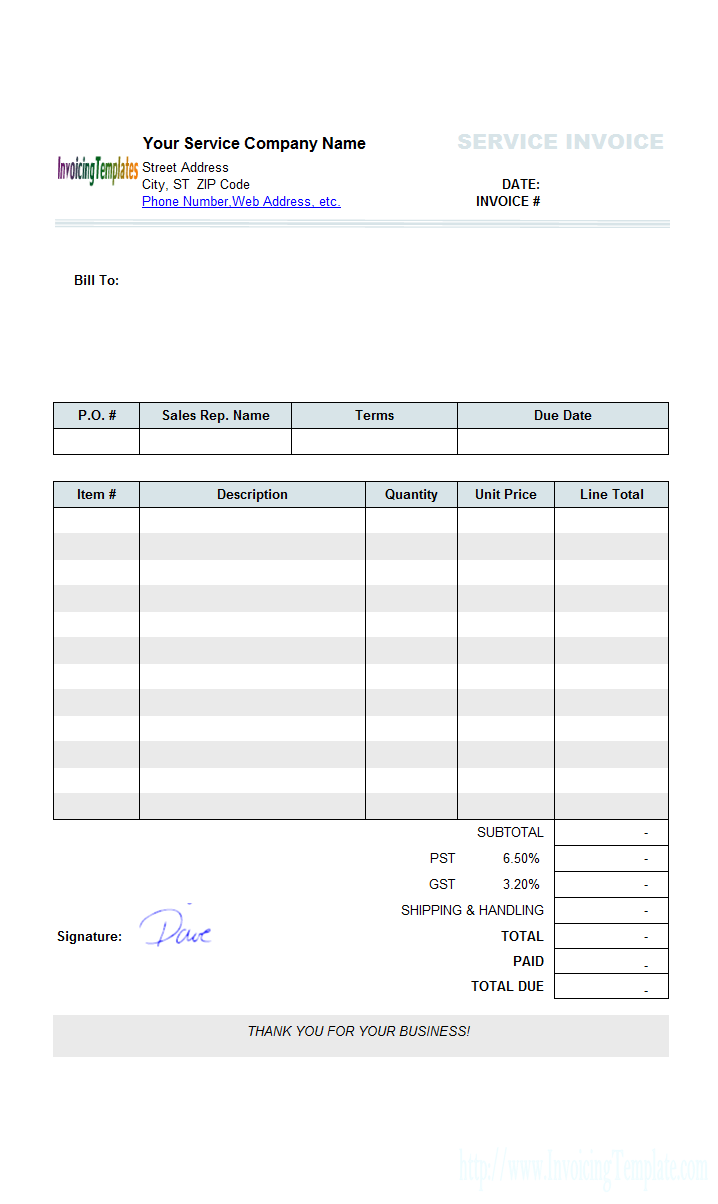
#> input picture Projects/Image_Processing/Tasks/data/1.jpg, 718 x 1204 px
$ jupyter execute 1_Highlight_Table_Grid_in_image.ipynb
#> lines starting #> are read from the running program, lines starting #| are printed output that depends on the picture; after the words box and inside, x2 and y2 are one past the last pixel; in counts of white or black regions, pixels touching at a corner belong together
# Highlight Table Grid in an image

[cell 1]
# import opencv and numpy libraries
import cv2
import numpy as np

[cell 2]
# Create a function to highlight table grid in an image

def Highlight_Table(path): # path parameter is nothing but the image location in the computer
#> called with path = './data/1.jpg'
    cv2.namedWindow("Modified", cv2.WINDOW_NORMAL)
    img = cv2.imread(path)
#> img is the input picture: shape (1204, 718, 3); mean B, G, R 247, 246.6, 246.1
    gray = cv2.cvtColor(img, cv2.COLOR_BGR2GRAY)

    edges = cv2.Canny(gray, 10,200)
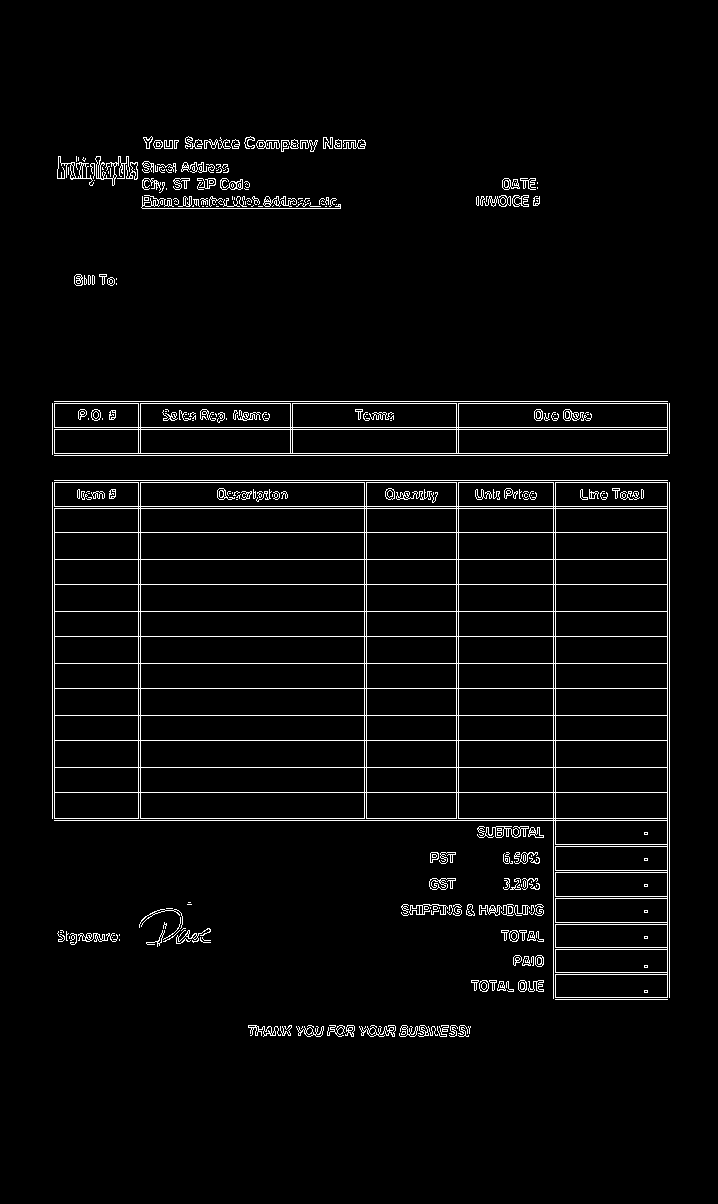
#> edges: shape (1204, 718); 3.5% white in thin lines or dots, all inside (x1, y1, x2, y2) = (52, 136, 670, 1037)

    lines = cv2.HoughLinesP(edges,1, np.pi/180,150, maxLineGap=60)
#> lines = 36 rows, first 6: [52, 792, 669, 792], [52, 508, 669, 508], [54, 820, 669, 820], [54, 455, 667, 455], [52, 506, 669, 506], [52, 740, 669, 740]

    for line in lines:
        x1,y1,x2,y2 = line[0]
        cv2.line(img, (x1,y1), (x2,y2), (60,20,220),2)
#> this loop made 36 passes
#> (x1, y1, x2, y2) on passes 1 to 12: (52, 792, 669, 792), (52, 508, 669, 508), (54, 820, 669, 820), (54, 455, 667, 455), (52, 506, 669, 506), (52, 740, 669, 740), (52, 403, 669, 403), (52, 818, 669, 818), (52, 532, 669, 532), (54, 401, 667, 401), (52, 559, 669, 559), (52, 453, 669, 453)
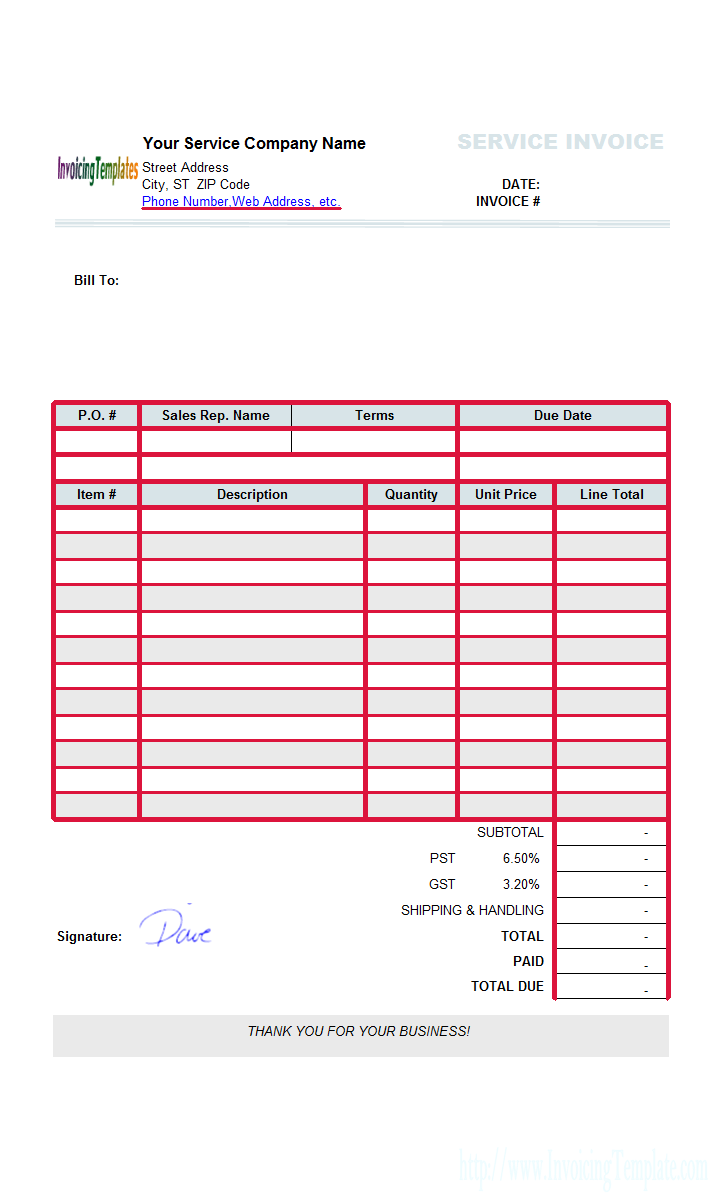
#> img: shape (1204, 718, 3); 5.96% of pixels changed, all inside (x1, y1, x2, y2) = (51, 207, 671, 1001)
    cv2.imwrite("Modified.jpg", img)
    cv2.imshow("Modified",img)
    cv2.waitKey(0)

$ run again, with Projects/Image_Processing/Tasks/data/2.JPG copied over Projects/Image_Processing/Tasks/data/1.jpg
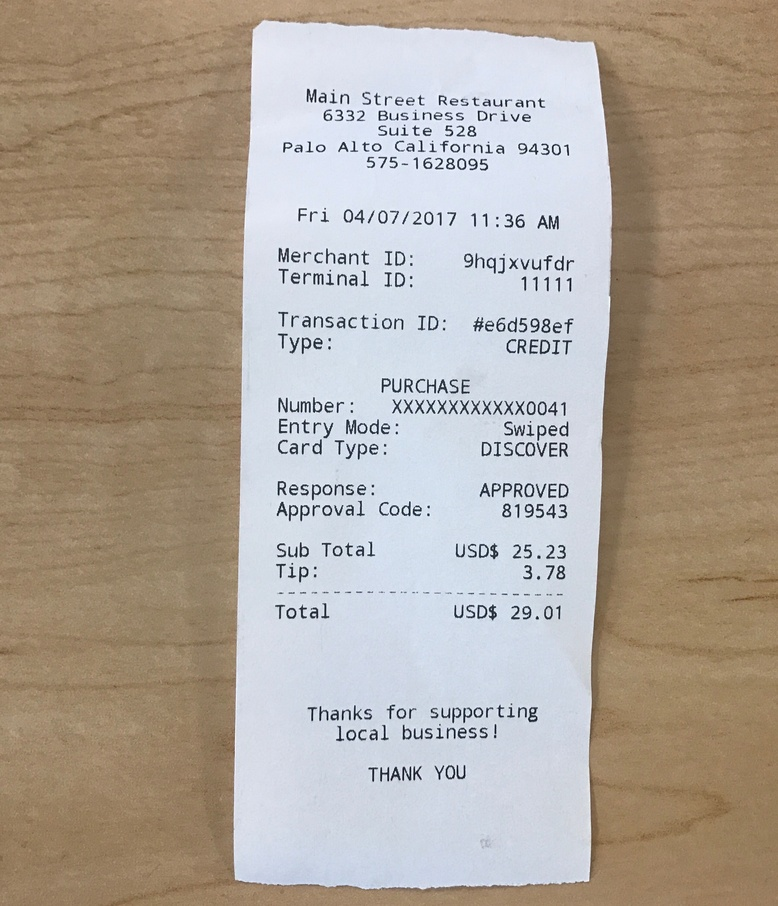
#> input picture Projects/Image_Processing/Tasks/data/2.JPG, 778 x 906 px, shrunk from 2577 x 3001 before the run
#> in Highlight_Table, img is the input picture: shape (906, 778, 3); mean B, G, R 154.3, 165.1, 175.3
#> in Highlight_Table, `edges = cv2.Canny(gray, 10,200)`:
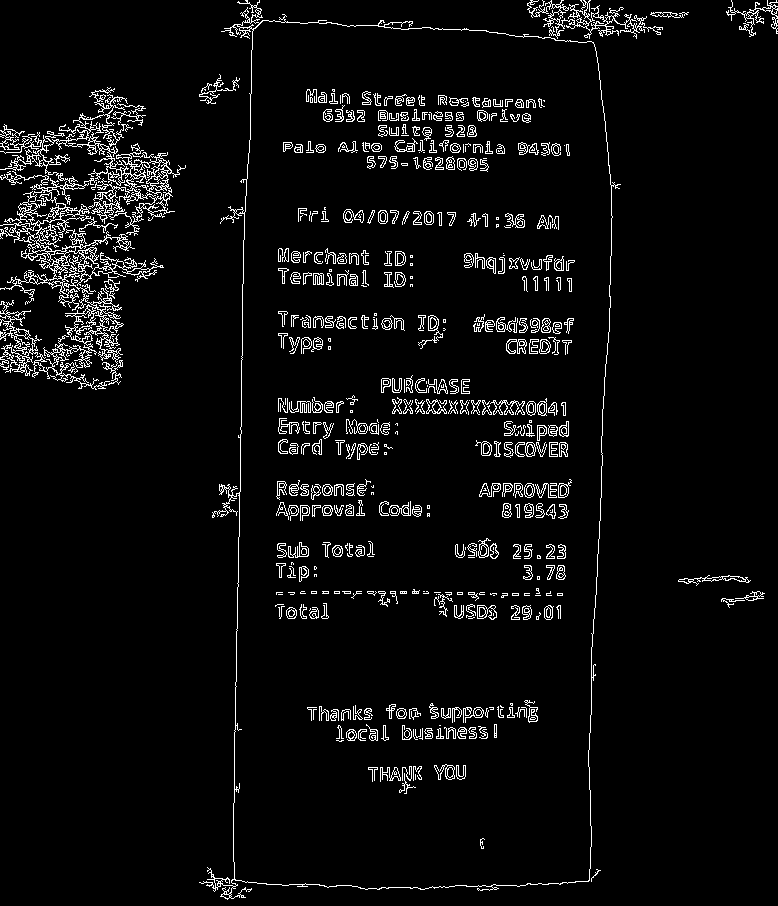
#> edges: shape (906, 778); 4.9% white in thin lines or dots
#> lines = [[232, 898, 245, 179], [591, 677, 602, 453], [249, 148, 608, 155]]
#> the loop in Highlight_Table, `for line in lines:` made 3 passes
#> after the loop in Highlight_Table, `for line in lines:`:
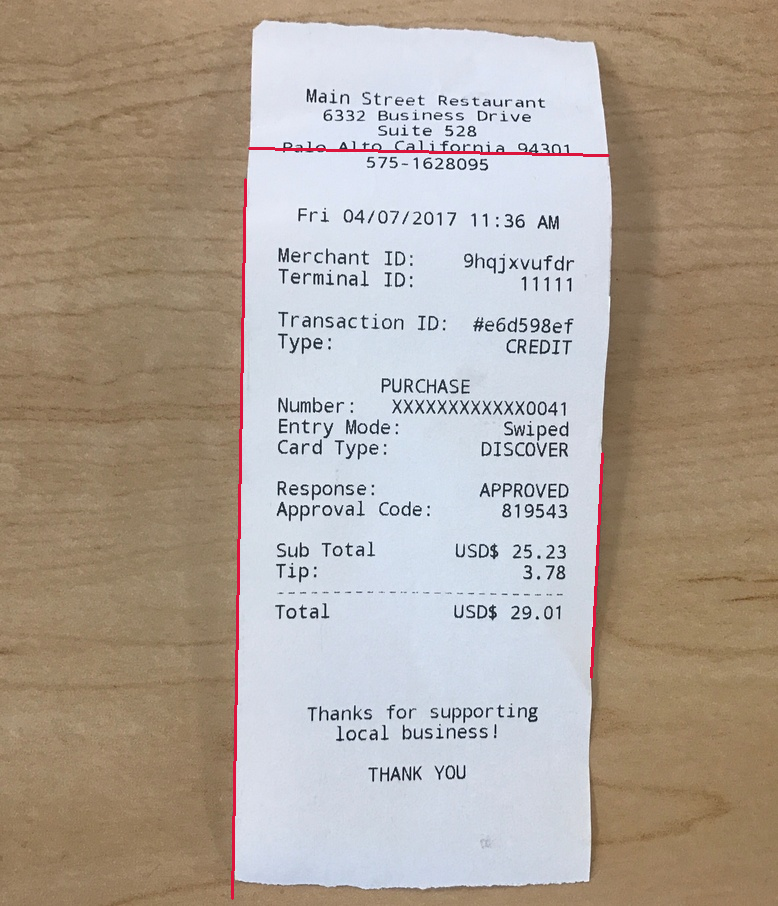
#> img: shape (906, 778, 3); 0.56% of pixels changed, all inside (x1, y1, x2, y2) = (231, 147, 610, 900)

$ run again, with Projects/Image_Processing/Tasks/data/4.jpg copied over Projects/Image_Processing/Tasks/data/1.jpg
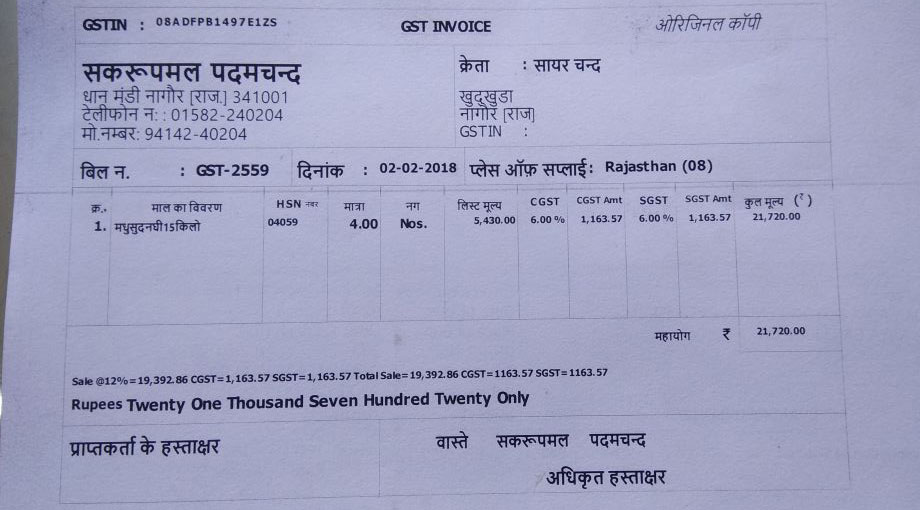
#> input picture Projects/Image_Processing/Tasks/data/4.jpg, 920 x 510 px
#> in Highlight_Table, img is the input picture: shape (510, 920, 3); mean B, G, R 193.8, 163, 161.1
#> in Highlight_Table, `edges = cv2.Canny(gray, 10,200)`:
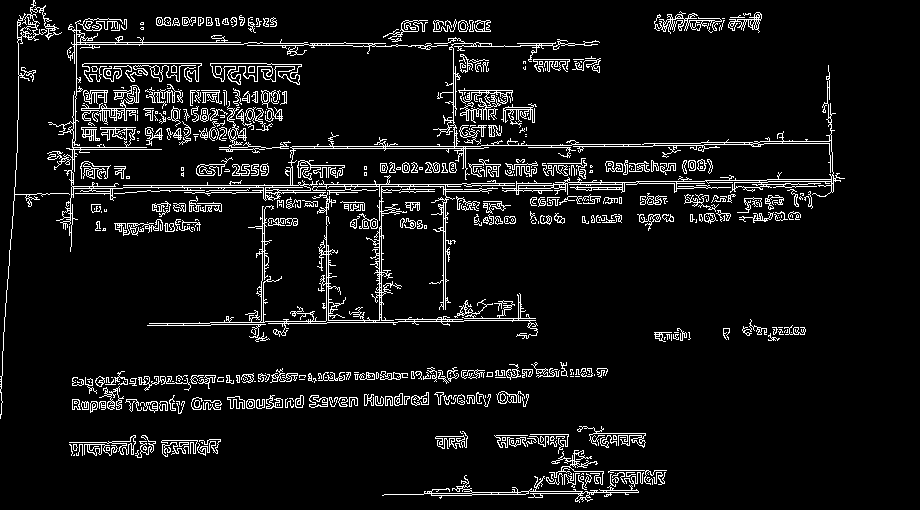
#> edges: shape (510, 920); 7.4% white in thin lines or dots
#> lines = 71 rows, first 6: [516, 186, 840, 180], [14, 187, 833, 187], [353, 186, 844, 178], [14, 194, 833, 180], [229, 146, 480, 146], [148, 325, 518, 319]
#> the loop in Highlight_Table, `for line in lines:` made 71 passes
#> after the loop in Highlight_Table, `for line in lines:`:
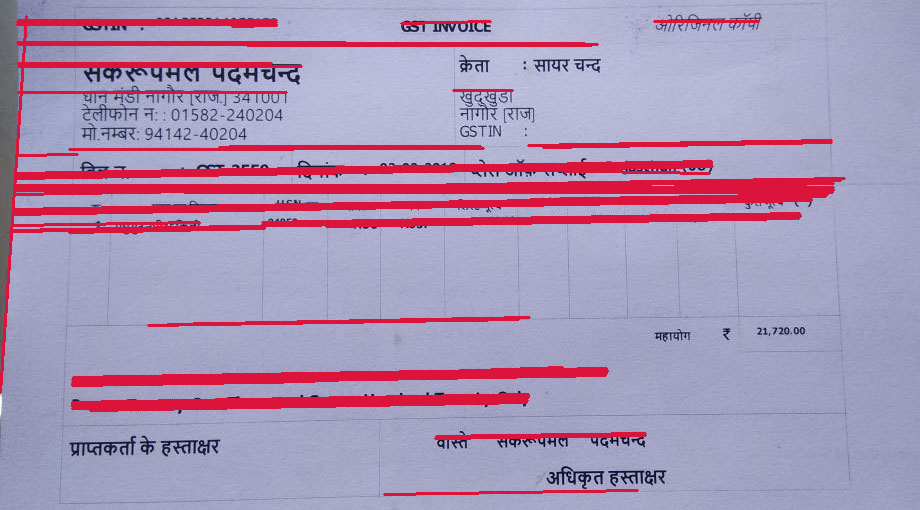
#> img: shape (510, 920, 3); 11.77% of pixels changed, all inside (x1, y1, x2, y2) = (0, 15, 846, 496)

$ run again, with Projects/Image_Processing/Tasks/data/5.jpg copied over Projects/Image_Processing/Tasks/data/1.jpg
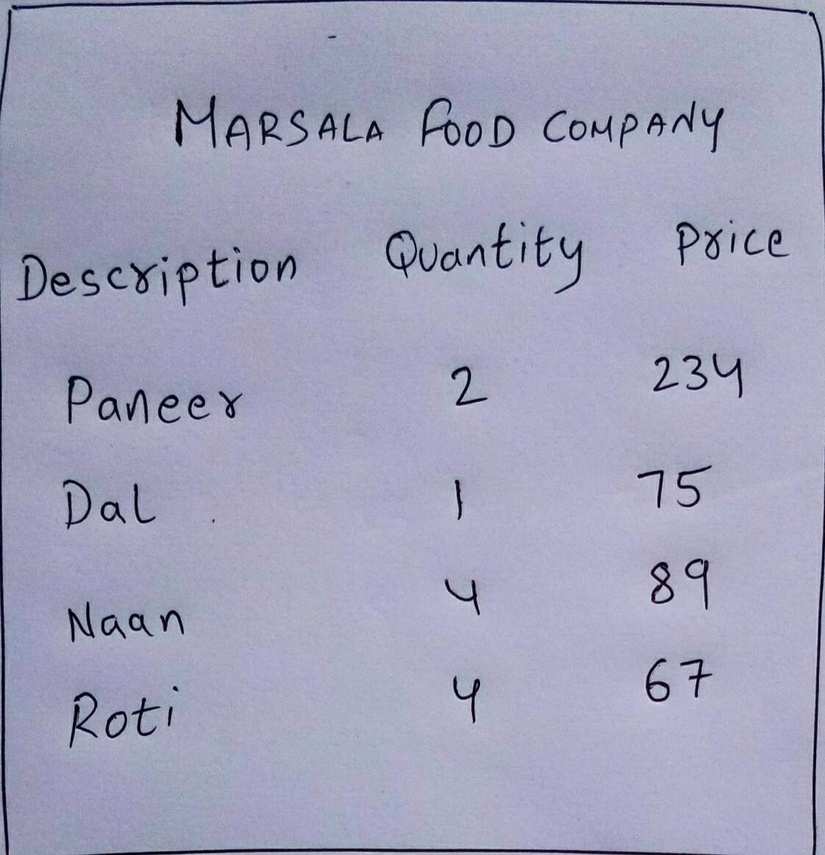
#> input picture Projects/Image_Processing/Tasks/data/5.jpg, 825 x 855 px, shrunk from 1122 x 1163 before the run
#> in Highlight_Table, img is the input picture: shape (855, 825, 3); mean B, G, R 188.1, 162.4, 162.6
#> in Highlight_Table, `edges = cv2.Canny(gray, 10,200)`:
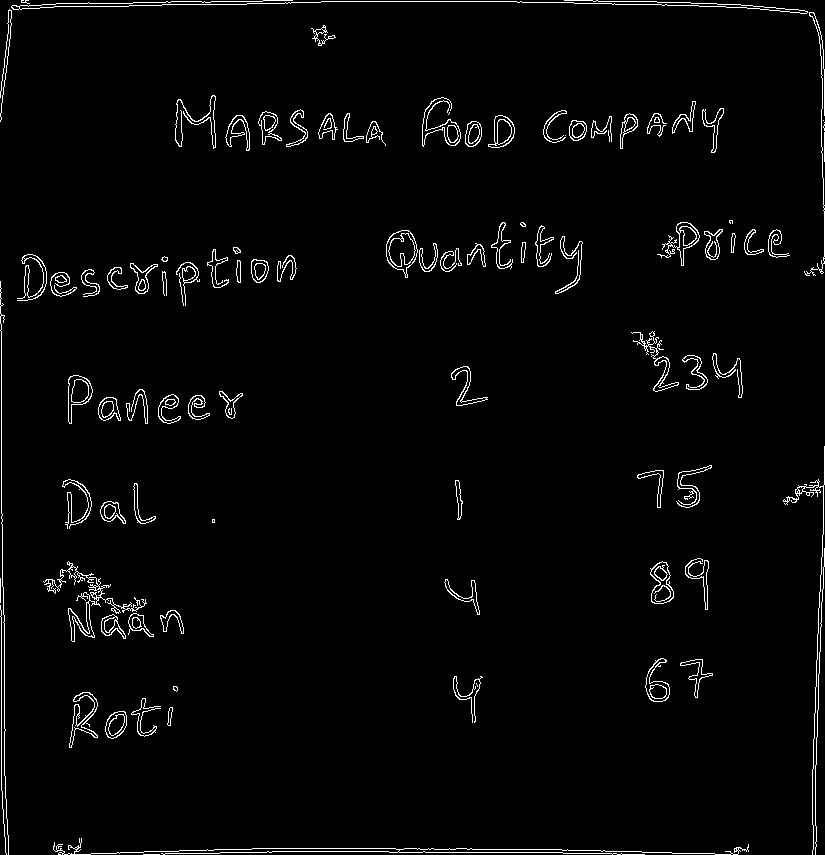
#> edges: shape (855, 825); 2.5% white in thin lines or dots
#> lines = 18 rows, first 6: [1, 523, 1, 288], [166, 1, 521, 1], [220, 852, 271, 852], [601, 851, 641, 851], [389, 852, 562, 852], [824, 484, 824, 446]
#> the loop in Highlight_Table, `for line in lines:` made 18 passes
#> after the loop in Highlight_Table, `for line in lines:`:
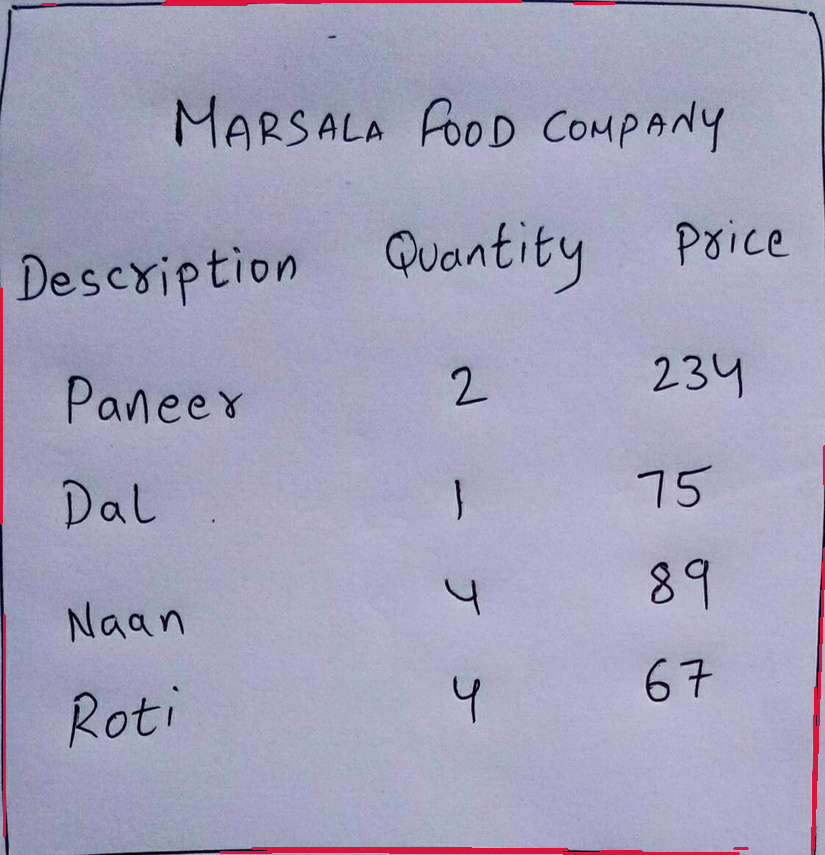
#> img: shape (855, 825, 3); 0.99% of pixels changed, all inside (x1, y1, x2, y2) = (0, 0, 825, 855)
